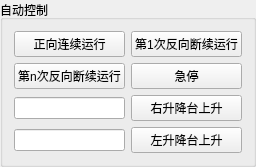
         <widget class="QGroupBox" name="groupBox_2">
          <property name="title">
           <string>自动控制</string>
          </property>
          <layout class="QGridLayout" name="gridLayout_8">
           <item row="2" column="1">
            <widget class="QPushButton" name="Stop_motion_2">
             <property name="sizePolicy">
              <sizepolicy hsizetype="Preferred" vsizetype="Fixed">
               <horstretch>0</horstretch>
               <verstretch>0</verstretch>
              </sizepolicy>
             </property>
             <property name="text">
              <string>急停</string>
             </property>
            </widget>
           </item>
           <item row="0" column="0">
            <widget class="QPushButton" name="Forward_continuous_operation">
             <property name="sizePolicy">
              <sizepolicy hsizetype="Preferred" vsizetype="Fixed">
               <horstretch>0</horstretch>
               <verstretch>0</verstretch>
              </sizepolicy>
             </property>
             <property name="text">
              <string>正向连续运行</string>
             </property>
            </widget>
           </item>
           <item row="0" column="1">
            <widget class="QPushButton" name="The_nth_reverse_intermittent_operation">
             <property name="sizePolicy">
              <sizepolicy hsizetype="Preferred" vsizetype="Fixed">
               <horstretch>0</horstretch>
               <verstretch>0</verstretch>
              </sizepolicy>
             </property>
             <property name="text">
              <string>第1次反向断续运行</string>
             </property>
            </widget>
           </item>
           <item row="2" column="0">
            <widget class="QPushButton" name="First_reverse_intermittent_operation">
             <property name="sizePolicy">
              <sizepolicy hsizetype="Preferred" vsizetype="Fixed">
               <horstretch>0</horstretch>
               <verstretch>0</verstretch>
              </sizepolicy>
             </property>
             <property name="text">
              <string>第n次反向断续运行</string>
             </property>
            </widget>
           </item>
           <item row="4" column="0" colspan="2">
            <layout class="QHBoxLayout" name="horizontalLayout_2">
             <item>
              <widget class="QLineEdit" name="Left_Rise_number">
               <property name="sizePolicy">
                <sizepolicy hsizetype="Preferred" vsizetype="Fixed">
                 <horstretch>0</horstretch>
                 <verstretch>0</verstretch>
                </sizepolicy>
               </property>
              </widget>
             </item>
             <item>
              <widget class="QPushButton" name="Get_Left_Rise">
               <property name="sizePolicy">
                <sizepolicy hsizetype="Preferred" vsizetype="Fixed">
                 <horstretch>0</horstretch>
                 <verstretch>0</verstretch>
                </sizepolicy>
               </property>
               <property name="text">
                <string>左升降台上升</string>
               </property>
              </widget>
             </item>
            </layout>
           </item>
           <item row="3" column="0" colspan="2">
            <layout class="QHBoxLayout" name="horizontalLayout">
             <item>
              <widget class="QLineEdit" name="Right_Rise_number">
               <property name="sizePolicy">
                <sizepolicy hsizetype="Preferred" vsizetype="Fixed">
                 <horstretch>0</horstretch>
                 <verstretch>0</verstretch>
                </sizepolicy>
               </property>
              </widget>
             </item>
             <item>
              <widget class="QPushButton" name="Get_Right_Rise">
               <property name="sizePolicy">
                <sizepolicy hsizetype="Preferred" vsizetype="Fixed">
                 <horstretch>0</horstretch>
                 <verstretch>0</verstretch>
                </sizepolicy>
               </property>
               <property name="text">
                <string>右升降台上升</string>
               </property>
              </widget>
             </item>
            </layout>
           </item>
          </layout>
         </widget>
